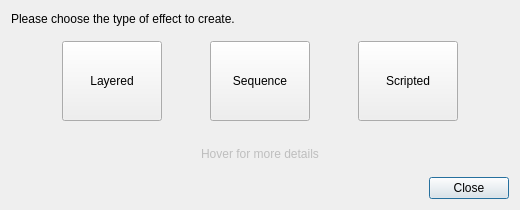
<?xml version="1.0" encoding="UTF-8"?>
<ui version="4.0">
 <class>NewEffectDialog</class>
 <widget class="QDialog" name="NewEffectDialog">
  <property name="geometry">
   <rect>
    <x>0</x>
    <y>0</y>
    <width>520</width>
    <height>210</height>
   </rect>
  </property>
  <property name="minimumSize">
   <size>
    <width>520</width>
    <height>210</height>
   </size>
  </property>
  <property name="maximumSize">
   <size>
    <width>520</width>
    <height>210</height>
   </size>
  </property>
  <property name="windowTitle">
   <string>New Effect</string>
  </property>
  <property name="windowIcon">
   <iconset>
    <normaloff>../img/general/new.svg</normaloff>../img/general/new.svg</iconset>
  </property>
  <property name="modal">
   <bool>true</bool>
  </property>
  <layout class="QVBoxLayout" name="verticalLayout">
   <item>
    <widget class="QLabel" name="Label">
     <property name="text">
      <string extracomment="Shown when creating a new effect">Please choose the type of effect to create.</string>
     </property>
    </widget>
   </item>
   <item>
    <widget class="QWidget" name="Choices" native="true">
     <layout class="QHBoxLayout" name="horizontalLayout">
      <item>
       <widget class="QToolButton" name="NewLayered">
        <property name="minimumSize">
         <size>
          <width>100</width>
          <height>80</height>
         </size>
        </property>
        <property name="toolTip">
         <string>Create simple effects using a layer-based system</string>
        </property>
        <property name="text">
         <string extracomment="Button when creating a new effect">Layered</string>
        </property>
        <property name="iconSize">
         <size>
          <width>40</width>
          <height>40</height>
         </size>
        </property>
        <property name="toolButtonStyle">
         <enum>Qt::ToolButtonTextUnderIcon</enum>
        </property>
       </widget>
      </item>
      <item>
       <widget class="QToolButton" name="NewSequence">
        <property name="minimumSize">
         <size>
          <width>100</width>
          <height>80</height>
         </size>
        </property>
        <property name="toolTip">
         <string>Create an animated (or static) using frames and pixels</string>
        </property>
        <property name="text">
         <string extracomment="Button when creating a new effect">Sequence</string>
        </property>
        <property name="iconSize">
         <size>
          <width>40</width>
          <height>40</height>
         </size>
        </property>
        <property name="toolButtonStyle">
         <enum>Qt::ToolButtonTextUnderIcon</enum>
        </property>
       </widget>
      </item>
      <item>
       <widget class="QToolButton" name="NewScripted">
        <property name="minimumSize">
         <size>
          <width>100</width>
          <height>80</height>
         </size>
        </property>
        <property name="toolTip">
         <string>Write the effect using the Python programming language</string>
        </property>
        <property name="text">
         <string extracomment="Button when creating a new effect">Scripted</string>
        </property>
        <property name="iconSize">
         <size>
          <width>40</width>
          <height>40</height>
         </size>
        </property>
        <property name="toolButtonStyle">
         <enum>Qt::ToolButtonTextUnderIcon</enum>
        </property>
       </widget>
      </item>
     </layout>
    </widget>
   </item>
   <item>
    <widget class="QLabel" name="HoverText">
     <property name="enabled">
      <bool>false</bool>
     </property>
     <property name="minimumSize">
      <size>
       <width>0</width>
       <height>35</height>
      </size>
     </property>
     <property name="text">
      <string extracomment="Shown when creating a new effect">Hover for more details</string>
     </property>
     <property name="alignment">
      <set>Qt::AlignCenter</set>
     </property>
     <property name="wordWrap">
      <bool>true</bool>
     </property>
    </widget>
   </item>
   <item>
    <widget class="QDialogButtonBox" name="DialogButtons">
     <property name="standardButtons">
      <set>QDialogButtonBox::Close</set>
     </property>
    </widget>
   </item>
  </layout>
 </widget>
 <resources/>
 <connections/>
</ui>
